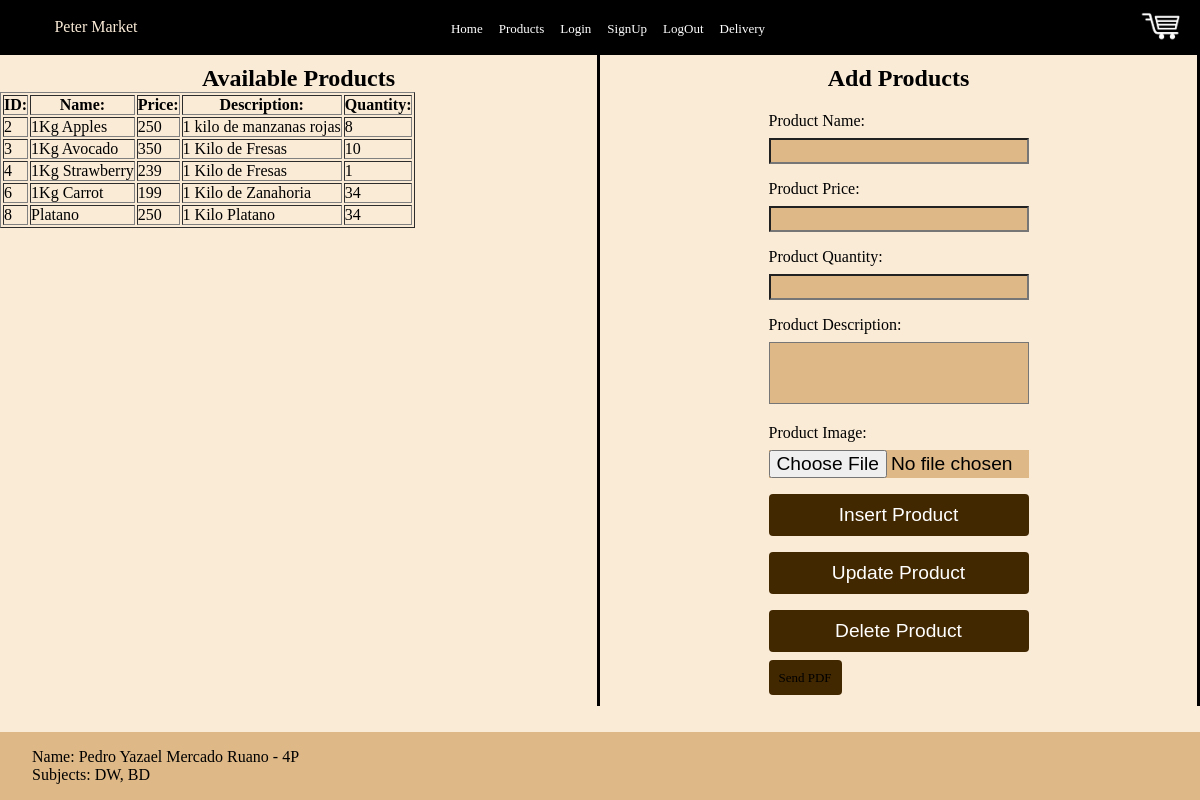
The page /edit_products.php on the database its author committed.
### tables this page shows
CREATE TABLE `products` (
  `id` int(11) NOT NULL,
  `name` varchar(50) NOT NULL,
  `price` varchar(50) NOT NULL,
  `description` varchar(100) NOT NULL,
  `quantity` varchar(10) NOT NULL,
  `image` varchar(255) NOT NULL
);

### edit_products.php (the view, shortened to what this page needs)
<!DOCTYPE html>
<html lang="en">
<head>
  <link rel="stylesheet" href="style.css">
  <link rel="stylesheet" href="nav.css">
  <link rel="stylesheet" href="products.css">
</head>
<body>
  <header>
    <div>
      <p class="logoName">Peter Market</p>
      <a class="cart" href="cart.php"><img src="./assets/shopping_cart.png" alt="" srcset="" height="30px"
          width="50px"></a>
      <nav>
        <ul>
          <li><a href="index.php" class="nav" id="Home">Home</a></li>
          <li><a href="products.php" class="nav" id="Products">Products</a></li>
          <li><a href="login.php" class="nav" id="Login">Login</a></li>
          <li><a href="signup.php" class="nav" id="SignUp">SignUp</a></li>
          <li><a href="endsession.php" class="nav">LogOut</a></li>
          <li><a href="delivery.php" class="nav">Delivery</a></li>
        </ul>
      </nav>
    </div>
  </header>
  <div class="itembase">
    <div class="column">
      <h2 class="category">Available Products</h2>
      <?php
      include "config.php";
      $log = mysqli_query($conn, "SELECT id, name, price, description, quantity FROM products");
      if ($log->num_rows > 0) {
        echo "<table border='1'>
            <tr>
                <th>ID:</th>
                <th>Name:</th>
                <th>Price:</th>
                <th>Description:</th>
                <th>Quantity:</th>
            </tr>";
        while ($row = $log->fetch_assoc()) {
          echo "<tr>
                <td>" . $row["id"] . "</td>
                <td>" . $row["name"] . "</td>
                <td>" . $row["price"] . "</td>
                <td>" . $row["description"] . "</td>
                <td>" . $row["quantity"] . "</td>
              </tr>";
        }
        echo "</table>";
      } else {
        echo "Sin datos en productos";
      }
      ?>
    </div>
    <div class="column">
      <h2 class="category">Add Products</h2>
      <form action="edit_products.php" enctype="multipart/form-data" method="post" id="productForm">
        <label for="productName">Product Name:</label>
        <input type="text" id="productName" name="productName" required>
        <label for="productPrice">Product Price:</label>
        <input type="text" id="productPrice" name="productPrice">
        <label for="productQ">Product Quantity:</label>
        <input type="text" id="productQ" name="productQ">
        <label for="productDescription">Product Description:</label>
        <textarea id="productDescription" name="productDescription" rows="4"></textarea>
        <label for="productImage">Product Image:</label>
        <input type="file" id="productImage" name="productImage" accept="image/*">
        <input type="submit" name="submitInsert" value="Insert Product" class="btn">
        <input type="submit" name="submitUpdate" value="Update Product" class="btn">
        <input type="submit" name="submitDelete" value="Delete Product" class="btn">
        <a class="btn" href="sendpdf.php">Send PDF</a>
      </form>
    </div>
    <footer>
      <ul>
        <li>Name: Pedro Yazael Mercado Ruano - 4P</li>
        <li>Subjects: DW, BD</li>
      </ul>
    </footer>
</body>
</html>

### style.css (style rules this page uses)
* { padding: 0; margin: 0; box-sizing: border-box; }
body { font-family: verdana; background-color:antiquewhite; transition: background-color 1s; height: 100%; display: flex; flex-direction: column; min-height: 100vh; }
.logoName { position: absolute; color: antiquewhite; margin-top: 1.1em; margin-left: 3.4em; }
.cart { position: absolute; margin-left: 95%; margin-top: 1%; }
h2 { display: block; padding-top: 10px; text-align: center; }
a:link { text-decoration: none; color: black; }
a.nav { color: white; font-weight: normal; transition: font-size 0.5s ease; }
footer { padding: 1em; background-color: burlywood; position: absolute; bottom: 0; width: 100%; margin-top: auto; }
footer ul li { list-style: none; }
input { font-size: larger; background-color: antiquewhite; margin-top: 1em; margin-left: 20%; }
.column { flex: 1; box-sizing: border-box; border-style: solid; border-top: 0px; border-left: 0; border-bottom: 0; }
.itembase { display: flex; justify-content: space-between; }
nav { padding-bottom: 1.1em; }
@media (min-width: 800px) { body { overflow-x: hidden; } }
a img { opacity: 1; }

### nav.css (style rules this page uses)
header { background-color: black; height: 7%; }
nav { padding-top: 1.2em; }
nav ul { list-style: none; display: flex; justify-content: center; }
li { margin-left: 1em; }
a { font-size: small; }

### products.css (style rules this page uses)
form { margin-left: auto; margin-right: auto; padding: 20px; width: 300px; }
label { display: block; margin-bottom: 8px; }
input, textarea { width: 100%; box-sizing: border-box; background-color:burlywood; margin: 0; margin-bottom: 16px; }
textarea { resize: none; }
.btn { padding-left: auto; padding-right: auto; background-color: #422800;; color: #fff; padding: 10px; border: none; border-radius: 4px; cursor: pointer; }

### rows shown on the page
products: id "2", name "1Kg Apples", price "250", description "1 kilo de manzanas rojas", quantity "8"
products: id "3", name "1Kg Avocado", price "350", description "1 Kilo de Fresas", quantity "10"
products: id "4", name "1Kg Strawberry", price "239", description "1 Kilo de Fresas", quantity "1"
products: id "6", name "1Kg Carrot", price "199", description "1 Kilo de Zanahoria", quantity "34"
products: id "8", name "Platano", price "250", description "1 Kilo Platano", quantity "34"
